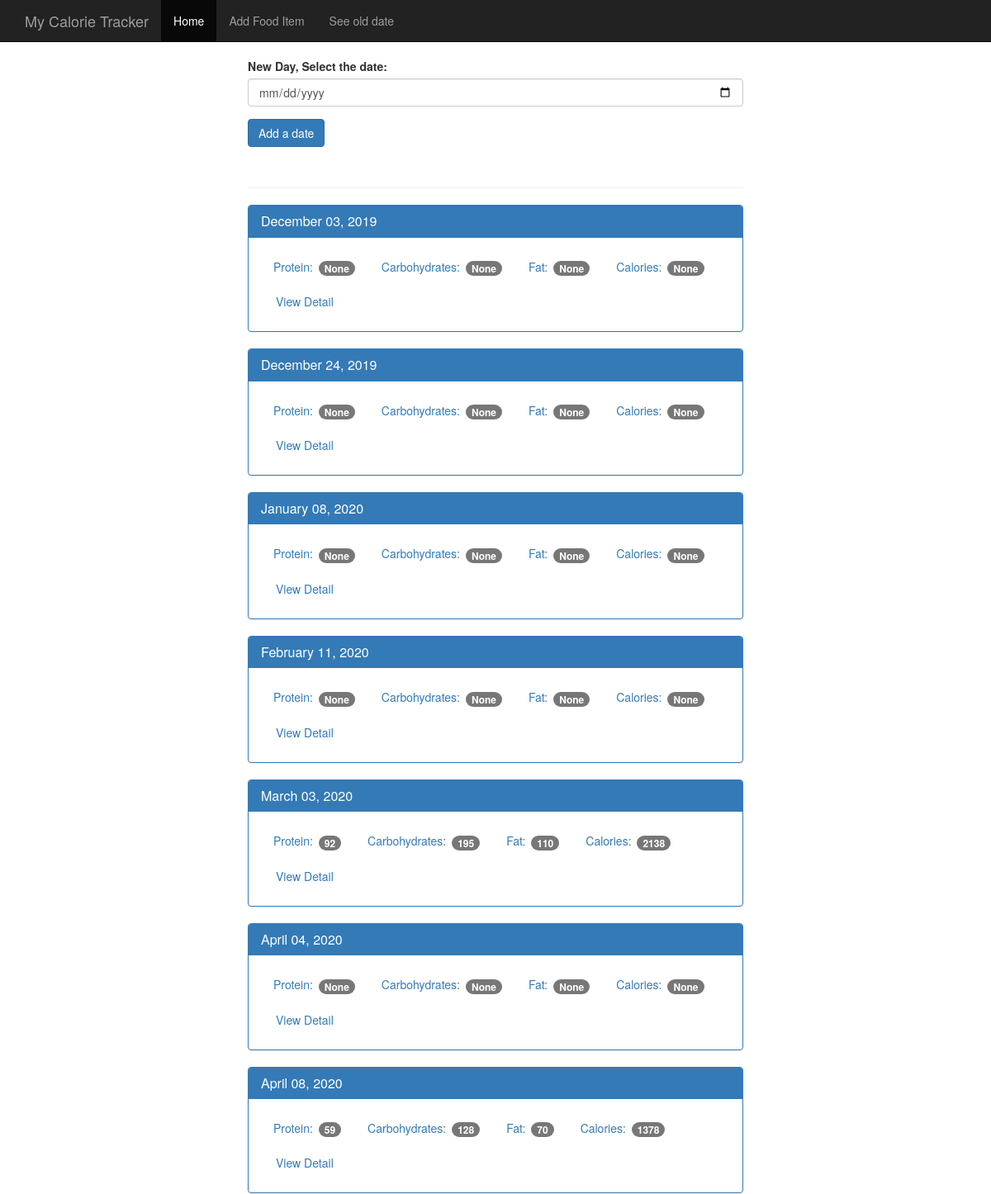
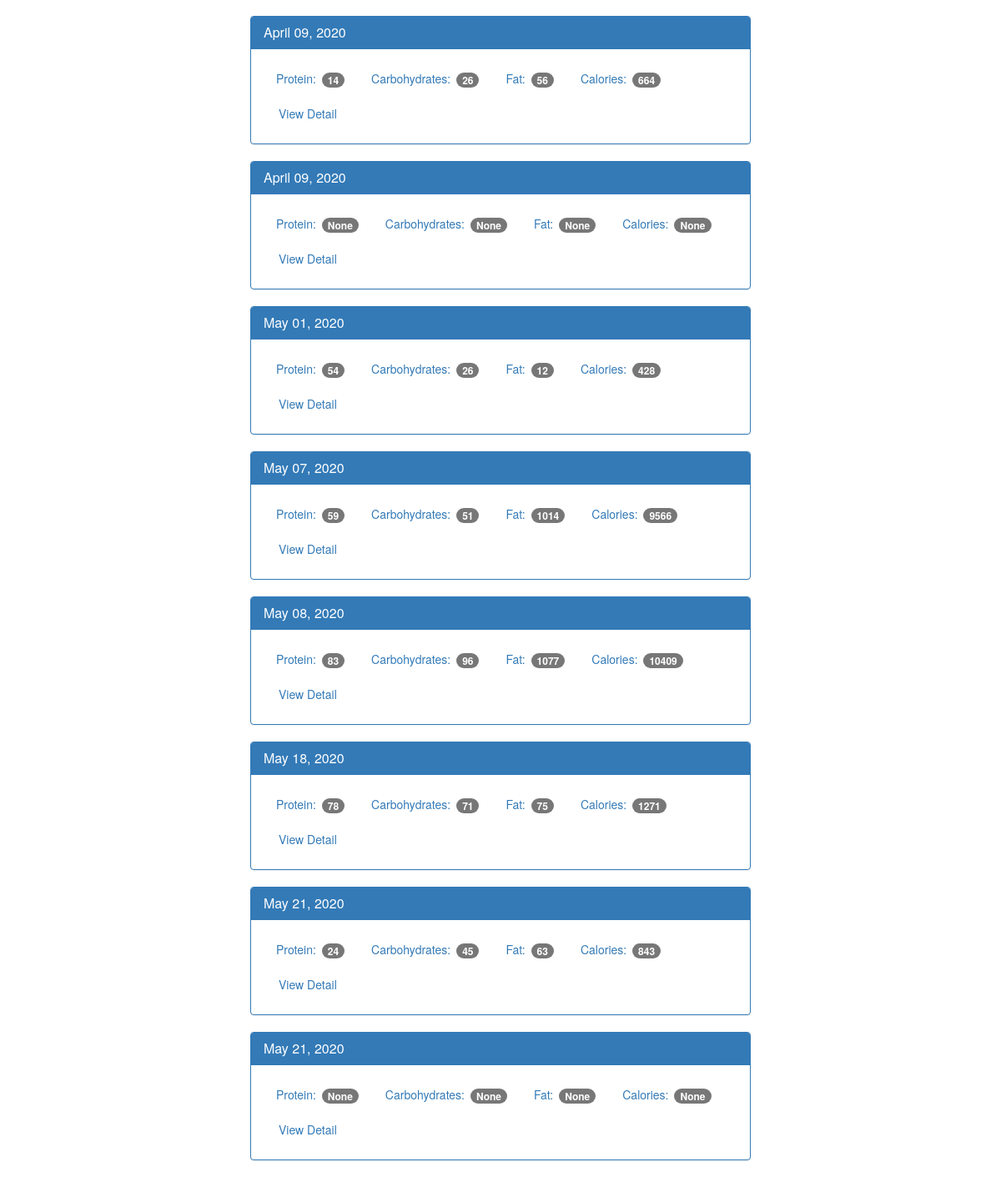
The page / on the database its author committed (2 pictures, top to bottom).
### tables this page shows
CREATE TABLE log_date (
    id integer primary key autoincrement,
    entry_date date not null
);

### calorie.py (the view)
@app.route('/', methods=['POST', 'GET'])
def index():
    db = get_db()
    if request.method == 'POST':
        date = request.form['date']
        dt = datetime.strptime(date, '%Y-%m-%d')
        database_date = datetime.strftime(dt, '%Y%m%d')
        db.execute('insert into log_date (entry_date) values(?)', [database_date])
        db.commit()
    cur = db.execute('''select log_date.entry_date, sum(food.protein) as protein, sum(food.carbohydrates) as carbohydrates, sum(food.fat) as fat, sum(food.calories) as calories
                        from log_date
                        left join food_date on food_date.log_date_id = log_date.id
                        left join food on food.id = food_date.food_id
                        group by log_date.id order by log_date.entry_date ''')
    results = cur.fetchall()
    date_results = []
    for i in results:
        single_date = {}
        single_date['entry_date'] = i['entry_date']
        single_date['protein'] = i['protein']
        single_date['carbohydrates'] = i['carbohydrates']
        single_date['fat'] = i['fat']
        single_date['calories'] = i['calories']
        d = datetime.strptime(str(i['entry_date']), '%Y%m%d')
        single_date['pretty_date'] =  datetime.strftime(d, '%B %d, %Y')
        date_results.append(single_date)
        print(single_date)
    return render_template('home.html', results=date_results)

### calorie.py (called while the page is built)
def connect_db():
    sql = sqlite3.connect('sqlite3/food_log.db')
    sql.row_factory = sqlite3.Row
    return sql

def get_db():
    if not hasattr(g, 'sqlite_db'):
        g.sqlite_db = connect_db()
    return g.sqlite_db

### templates/home.html
{% extends "base.html" %}
{% block body %}
    <nav class="navbar navbar-inverse navbar-fixed-top">
      <div class="container">
        <div class="navbar-header">
          <a class="navbar-brand" href="{{ url_for('index') }}">My Calorie Tracker</a>
        </div>
        <div id="navbar" class="navbar-collapse collapse">
          <ul class="nav navbar-nav">
            <li class="active"><a href="{{ url_for('index') }}">Home</a></li>
            <li><a href="{{ url_for('food') }}">Add Food Item</a></li>
            <li><a href="{{ url_for('view_old') }}">See old date</a></li>
          </ul>
        </div>
      </div>
    </nav>
    <div class="container theme-showcase col-sm-6 col-sm-offset-3" role="main">
      <div class="row">
        <div>
          <form method="POST" action="/">
            <div class="form-group">
              <label for="new-day">New Day, Select the date:</label>
              <input type="date" class="form-control" name="date" id="new-day">
            </div>
            <button type="submit" class="btn btn-primary">Add a date</button>
          </form>
          <div class="page-header"></div>
          {% for r in results %}
          <div class="panel panel-primary">
            <div class="panel-heading">
              <h3 class="panel-title">{{ r.pretty_date }}</h3>
            </div>
            <div class="panel-body">
              <ul class="nav nav-pills" role="tablist">
                <li><a>Protein: <span class="badge">{{ r.protein }}</span></a></li>
                <li><a>Carbohydrates: <span class="badge">{{ r.carbohydrates }}</span></a></li>
                <li><a>Fat: <span class="badge">{{ r.fat }}</span></a></li>
                <li><a>Calories: <span class="badge">{{ r.calories }}</span></a></li>
                <li><a href="{{ url_for('view', date=r.entry_date) }}" type="button" class="btn btn-link">View Detail</a></li>
              </ul>
            </div>
          </div>
          {% endfor %}
        </div>
      </div>
    </div>
{% endblock %}

### templates/base.html (shortened to what this page needs)
<!DOCTYPE html>
<html lang="en">
  <head>
    <link href="{{ url_for('static', filename='bootstrap.min.css') }}" rel="stylesheet">
    <link href="{{ url_for('static', filename='theme.css') }}" rel="stylesheet">
  </head>
  <body>
  {% block body %}{% endblock %}
  </body>
</html>

### static/theme.css (style rules this page uses)
body { padding-top: 70px; padding-bottom: 30px; }

### rows shown on the page
log_date: pretty_date "December 03, 2019", protein "None", carbohydrates "None", fat "None", calories "None"
log_date: pretty_date "December 24, 2019", protein "None", carbohydrates "None", fat "None", calories "None"
log_date: pretty_date "January 08, 2020", protein "None", carbohydrates "None", fat "None", calories "None"
log_date: pretty_date "February 11, 2020", protein "None", carbohydrates "None", fat "None", calories "None"
log_date: pretty_date "March 03, 2020", protein "92", carbohydrates "195", fat "110", calories "2138"
log_date: pretty_date "April 04, 2020", protein "None", carbohydrates "None", fat "None", calories "None"
log_date: pretty_date "April 08, 2020", protein "59", carbohydrates "128", fat "70", calories "1378"
log_date: pretty_date "April 09, 2020", protein "14", carbohydrates "26", fat "56", calories "664"
log_date: pretty_date "April 09, 2020", protein "None", carbohydrates "None", fat "None", calories "None"
log_date: pretty_date "May 01, 2020", protein "54", carbohydrates "26", fat "12", calories "428"
log_date: pretty_date "May 07, 2020", protein "59", carbohydrates "51", fat "1014", calories "9566"
log_date: pretty_date "May 08, 2020", protein "83", carbohydrates "96", fat "1077", calories "10409"
log_date: pretty_date "May 18, 2020", protein "78", carbohydrates "71", fat "75", calories "1271"
log_date: pretty_date "May 21, 2020", protein "24", carbohydrates "45", fat "63", calories "843"
log_date: pretty_date "May 21, 2020", protein "None", carbohydrates "None", fat "None", calories "None"
